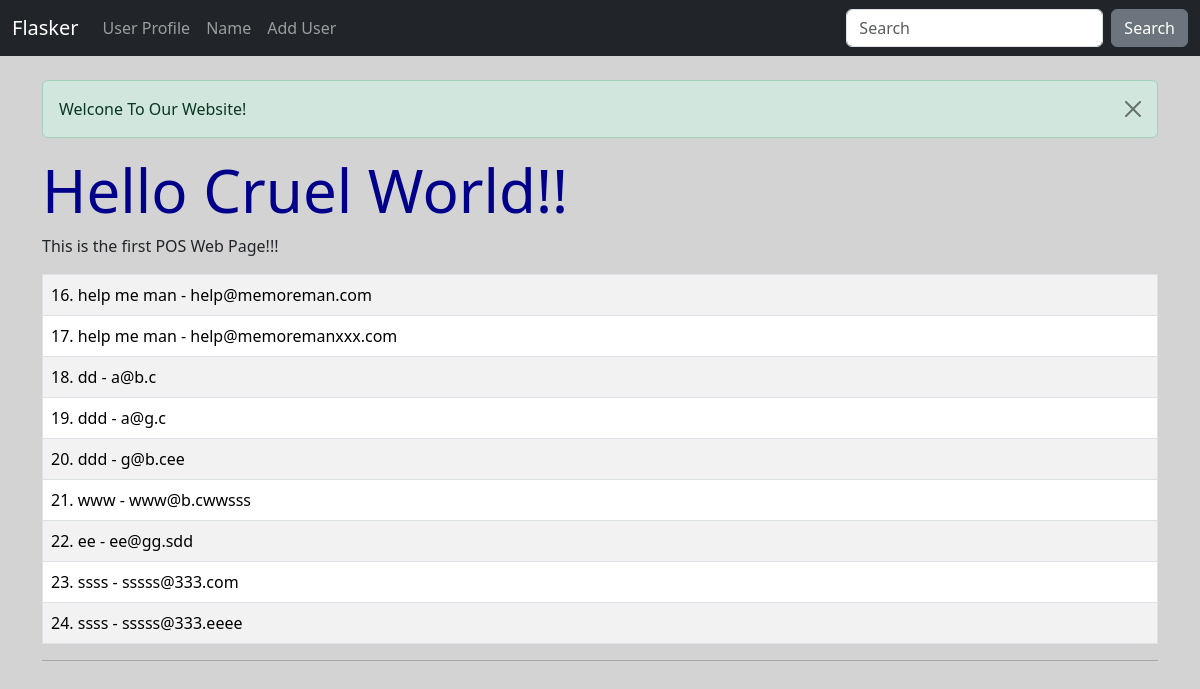
Before: / with the older database file.
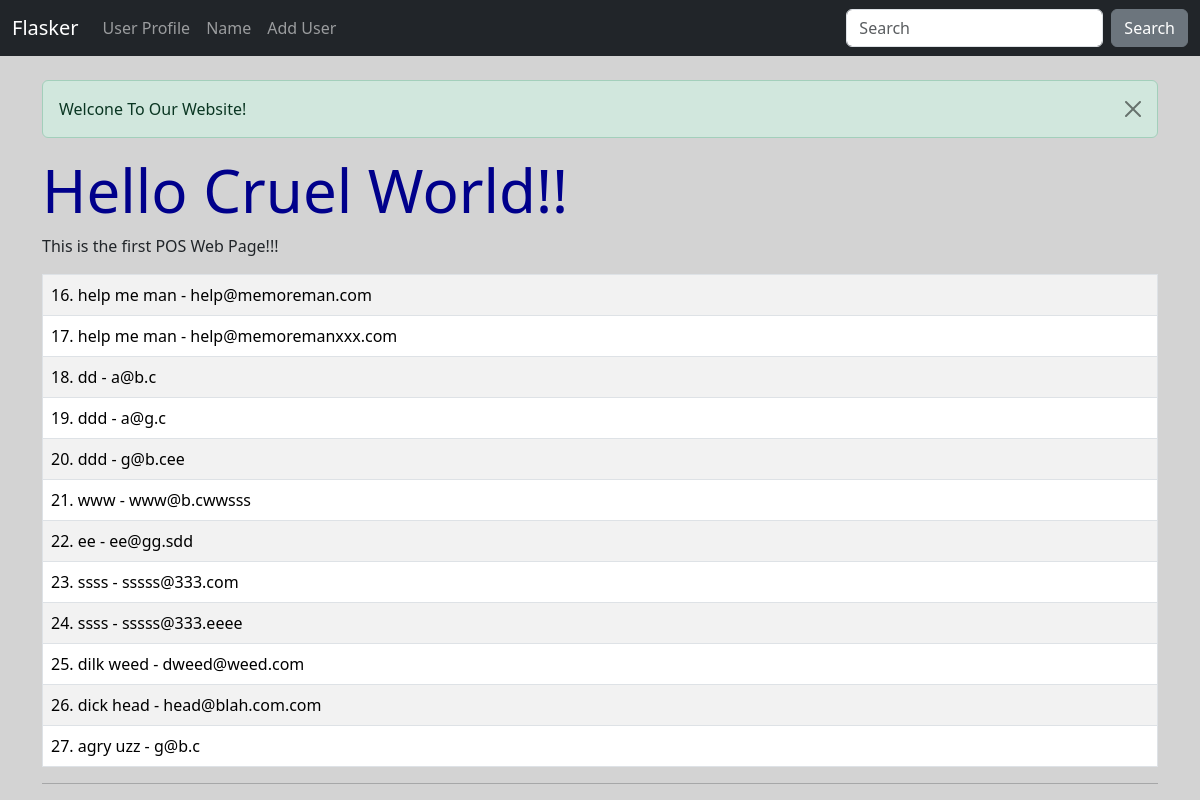
After: the same page with the newer database file.
### hello.py (models this page shows)
class Users(db.Model):
 id = db.Column(db.Integer, primary_key=True)
 name = db.Column(db.String(200), nullable=False)
 email = db.Column(db.String(200), nullable=False, unique=True)
 date_added = db.Column(db.DateTime, default=datetime.utcnow)

### hello.py (the view)
@app.route('/')
def index():
	flash("Welcone To Our Website!")
	users = Users.query.order_by(Users.date_added)
	if users:
		return render_template('index.html',users=users)
	else:
		return render_template('index.html')

### templates/index.html
{% extends 'base.html' %}
{% block content %}
{% for messages in get_flashed_messages() %}
 <div class="alert alert-success alert-dismissible fade show" role="alert">
  	{{ messages }}
  <button type="button" class="btn-close" data-bs-dismiss="alert" aria-label="Close"></button>
</div>
{% endfor %}
	<H1> Hello Cruel World!!</H1>
	<p> This is the first POS Web Page!!!</p>
{% if users %}
	<table class="table table-bordered table-hover table-striped">
		{% for user in users %}
			<tr>
				<td>
				{{ user.id }}. {{ user.name
				}} - {{ user.email }} <br/>
				</td>
			</tr>
		{% endfor %}
	</table>
	 <hr>
{% endif %}
{% endblock %}

### templates/base.html (shortened to what this page needs)
<!doctype html>
<html lang="en">
  <head>
    <link href="https://cdn.jsdelivr.net/npm/bootstrap@5.3.2/dist/css/bootstrap.min.css" rel="stylesheet">
    <link href="{{ url_for('static', filename='css/style.css') }}" rel="stylesheet">
  </head>
  <body>
    {% include 'navbar.html' %}
    <br>
  	<div class="container">
  		{% block content %}
  		{% endblock %}
  	</div>
  </body>
</html>

### templates/navbar.html (shortened to what this page needs)
<nav class="navbar navbar-expand-lg navbar-dark bg-dark">
  <div class="container-fluid">
    <a class="navbar-brand" href="{{ url_for('index') }}">Flasker</a>
    <div class="collapse navbar-collapse" id="navbarSupportedContent">
      <ul class="navbar-nav me-auto mb-2 mb-lg-0">
        <li class="nav-item">
          <a class="nav-link" href="{{ url_for('user',name='john') }}">User Profile</a>
        </li>
        <li class="nav-item">
          <a class="nav-link" href="{{ url_for('name') }}">Name</a>
        </li>
        <li class="nav-item">
          <a class="nav-link" href="{{ url_for('add_user') }}">Add User</a>
        </li>
      </ul>
      <form class="d-flex" role="search">
        <input class="form-control me-2" type="search" placeholder="Search" aria-label="Search">
        <button class="btn btn-secondary " type="submit">Search</button>
      </form>
    </div>
  </div>
</nav>

### static/css/style.css (style rules this page uses)
h1 { COLOR:darkblue; font-size: 60px; }
body { background: lightgray; }

Changed rows visible on the page:
added Users: id "25", name "dilk weed", email "dweed@weed.com"
added Users: id "26", name "dick head", email "head@blah.com.com"
added Users: id "27", name "agry uzz", email "g@b.c"
